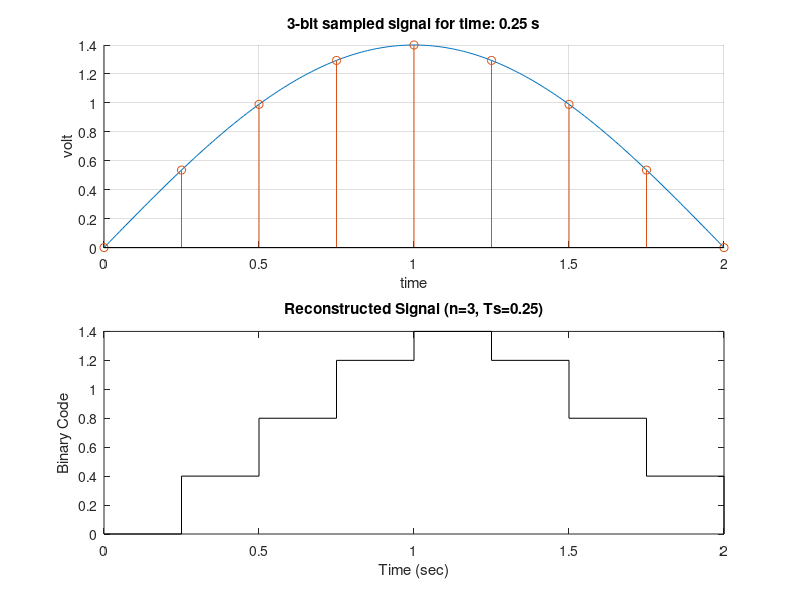

The MATLAB script that drew this image: (Note: this script raises an error after producing the figure.)
clc;clear;
%% generating an analog sin wave 
t=0:0.01:2;
amp=1.4;
v=amp*sin(pi*t/2);

%% 3 bit encoder 
samplings=[0.25,0.5,1];
for i=1:length(samplings)
    t_sample=0:samplings(i):2;  %time sampling with 0.25,0.5,1 step
    v_sampled=zeros(1,length(t_sample(i)));  % sampled voltage empty array
    quantization=zeros(1,length(t_sample(i))); %qauntized data empty array
    q = amp / (2^3 - 1);
    for j =1:length(t_sample)
    v_sampled(j)=amp*sin(pi*t_sample(j)/2);
    quant=(v_sampled(j)*(2^3-1)/amp);
    quantization(j)=quant*(amp/(2^3-1));
    a = fix(v_sampled / (amp / (2^3 - 1)));  % rounds the data 
    yq=a*(amp / (2^3 - 1));
    end
    %plotting
    figure;
    subplot(2,1,1)
    hold on
    plot(t,v)
    stem(t_sample,quantization)
     grid on
    xlabel("time");
    ylabel("volt");
    title(sprintf('3-bit sampled signal for time: %.2f s',samplings(i)))
    hold off
    %plotting the data in binary steps 
    subplot(2, 2, 3:4);
    stairs(t_sample, yq, 'black');
    title(['Reconstructed Signal (n=', num2str(3), ', Ts=', num2str(samplings(i)), ')']);
    xlabel('Time (sec)');
    ylabel('Binary Code');
    yticks((0:2^3-1) * q); 
    yticklabels(dec2bin(0:2^3-1, 3)); 
    grid on
end
hold off
%% 2 bit encoder
t_sample=0:0.25:2;
v_sampled=zeros(1,length(t_sample));
quantization=zeros(1,length(t_sample));
q = amp / (2^2 - 1);
for j =1:length(t_sample)
    v_sampled(j)=amp*sin(pi*t_sample(j)/2);
    quantization(j)=(v_sampled(j)*(2^2-1)/amp)*(amp/(2^2-1));
    a = fix(v_sampled / q);
    yq=a*q;
end
figure;
subplot(2,1,1)
hold on
 plot(t,v)
 grid on
 stem(t_sample,quantization)
 xlabel("time");
 ylabel("volt");
title('2-bit quantized signal for time: 0.25 s')
hold off
subplot(2, 2, 3:4);
stairs(t_sample, yq, 'black');
title(['Reconstructed Signal (n=', num2str(2), ', Ts=', num2str(0.25), ')']);
xlabel('Time (sec)');
ylabel('Binary Code');
yticks((0:2^2-1) * q); 
yticklabels(dec2bin(0:2^2-1, 2));
grid on